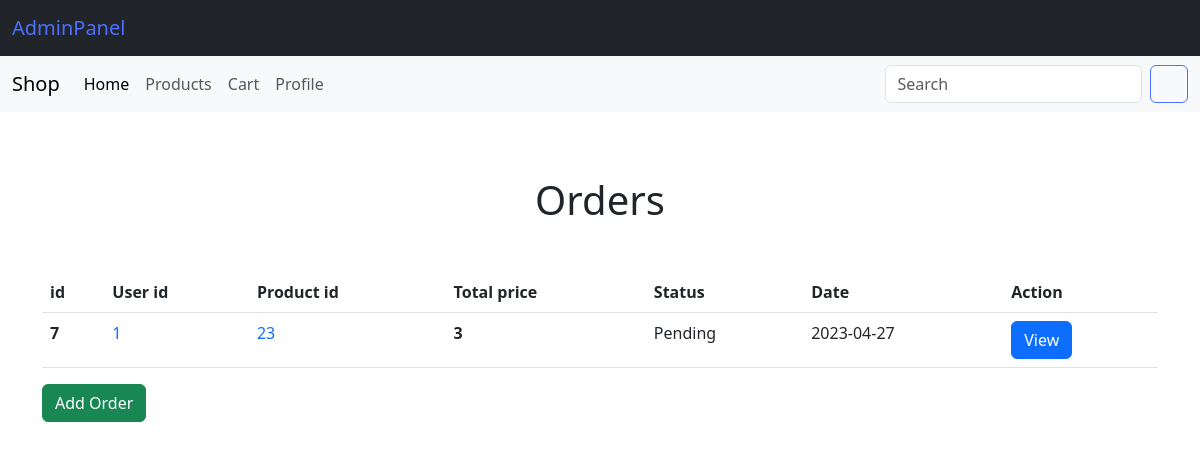
The app's page /admin/orders.php (signed in) with its own data.
### tables this page shows
CREATE TABLE `orders` (
  `id` int(255) NOT NULL,
  `user` int(255) NOT NULL,
  `totalPrice` int(11) NOT NULL DEFAULT 0,
  `productId` int(11) NOT NULL,
  `status` int(1) NOT NULL DEFAULT 0,
  `date` date NOT NULL DEFAULT current_timestamp()
);

### admin/orders.php (called while the page is built, shortened)
<?php
include_once $_SERVER["DOCUMENT_ROOT"] .'/init.php';
include_once $_SERVER["DOCUMENT_ROOT"] .'/includes/services/order/index.php';
$orders = findOrders($conn);
?>
<?php include_once $_SERVER["DOCUMENT_ROOT"] .'/includes/views/admin/orders.php'; ?>
<?php include_once $_SERVER["DOCUMENT_ROOT"] .'/includes/templates/footer.php'; ?>

### includes/services/order/index.php (called while the page is built, shortened)
<?php
function findOrders($conn) {
    $sql = "SELECT * FROM orders";
    $result = $conn->query($sql);
    return $result;
}
?>

### includes/views/admin/orders.php (the view)
<main class="container" style="margin-top: 4rem;">
    <h1 class="text-center mb-5">Orders</h1>
    <div class="table-responsive">
        <table class="table">
            <thead>
                <tr>
                    <th scope="col">id</th>
                    <th scope="col">User id</th>
                    <th scope="col">Product id</th>
                    <th scope="col">Total price</th>
                    <th scope="col">Status</th>
                    <th scope="col">Date</th>
                    <th scope="col">Action</th>
                </tr>
            </thead>
            <tbody>
                <?php
                    if($orders){
                        while($order = $orders->fetch_assoc()) {
                            echo "<tr>";
                            echo "<th scope='row'>" . $order['id'] . "</th>";
                            echo "<td><a class='text-decoration-none' href='/admin/user.php?id={$order['user']}'>" . $order['user'] . "</a></td>";
                            echo "<td><a class='text-decoration-none' href='/admin/product.php?id={$order['productId']}'>" . $order['productId'] . "</a></td>";
                            echo "<th scope='row'>" . $order['totalPrice'] . "</th>";
                            print($order['status']) ?
                            "<td>Approved</td>"
                            : "<td>Pending</td>";
                            echo "<td>" . $order['date'] . "</td>";
                            echo "<td><a class='btn btn-primary' href='/admin/order.php?id={$order['id']}'>View</a></td>";
                            echo "</tr>";
                    }
                } else {
                    echo "<tr>";
                    echo "<td colspan='6' class='text-center'>☹️ No orders found</td>";
                    echo "</tr>";
                }
                ?>
            </tbody>
        </table>
    </div>
    <a class="btn btn-success" href="/admin/order.php">Add Order</a>
</main>

### public/css/docs.css (style rules this page uses)
:root { --bs-breakpoint-xs: 0;--bs-breakpoint-sm: 576px;--bs-breakpoint-md: 768px;--bs-breakpoint-lg: 992px;--bs-breakpoint-xl: 1200px;--bs-breakpoint-xxl: 1400px }
:root,[data-bs-theme="light"] { --bd-purple: #4c0bce;--bd-violet: #712cf9;--bd-accent: #ffe484;--bd-violet-rgb: 112.520718,44.062154,249.437846;--bd-accent-rgb: 255,228,132;--bd-pink-rgb: 214,51,132;--bd-teal-rgb: 32,201,151;--bd-violet-bg: var(--bd-violet);--bd-toc-color: var(--bd-violet);--bd-sidebar-link-bg: rgba(var(--bd-violet-rgb), .1);--bd-callout-link: 10,88,202;--bd-callout-code-color: #ab296a;--bd-pre-bg: var(--bs-tertiary-bg) }
:root { --docsearch-primary-color: var(--bd-violet);--docsearch-logo-color: var(--bd-violet) }
main a,main button,main h2,main h3,main h4,main [tabindex="0"] { scroll-margin-top:80px;scroll-margin-bottom:100px }
:root,[data-bs-theme="light"] { --base02: #c8c8fa;--base03: #565c64;--base04: #666;--base05: #333;--base06: #fff;--base07: #13795b;--base08: #c6303e;--base09: #087990;--base0A: #6f42c1;--base0B: #084298;--base0C: #084298;--base0D: #6f42c1;--base0E: #ab296a;--base0F: #333 }

### records on screen
orders: id "7", user "1", productId "23", totalPrice "3", status "Pending", date "2023-04-27"
